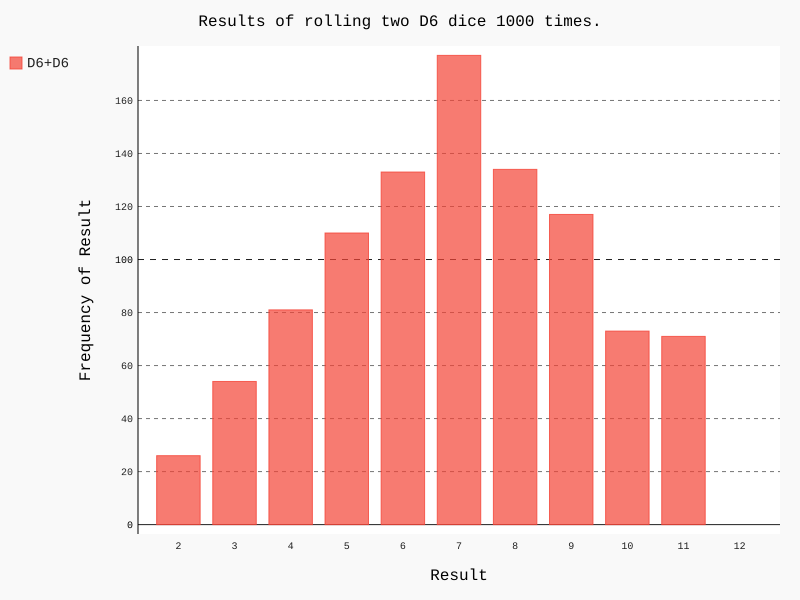

This figure's Python source:
import pygal

from die import Die

# 创建两个D6骰子
die_1 = Die()
die_2 = Die()
# 掷骰子多次，并将结果存储在一个列表中
results = [die_1.roll()+die_2.roll() for roll_num in range(1000)]
# 分析结果
max_result = die_1.num_sides + die_2.num_sides
frequencies = [results.count(value) for value in range(2, max_result)]
# 可视化结果
hist = pygal.Bar()
hist.title = "Results of rolling two D6 dice 1000 times."
hist.x_labels = [str(value) for value in range(2, max_result+1)]
hist.x_title = 'Result'
hist.y_title = 'Frequency of Result'
hist.add('D6+D6', frequencies)
hist.render_to_file('dice_visual.svg')
